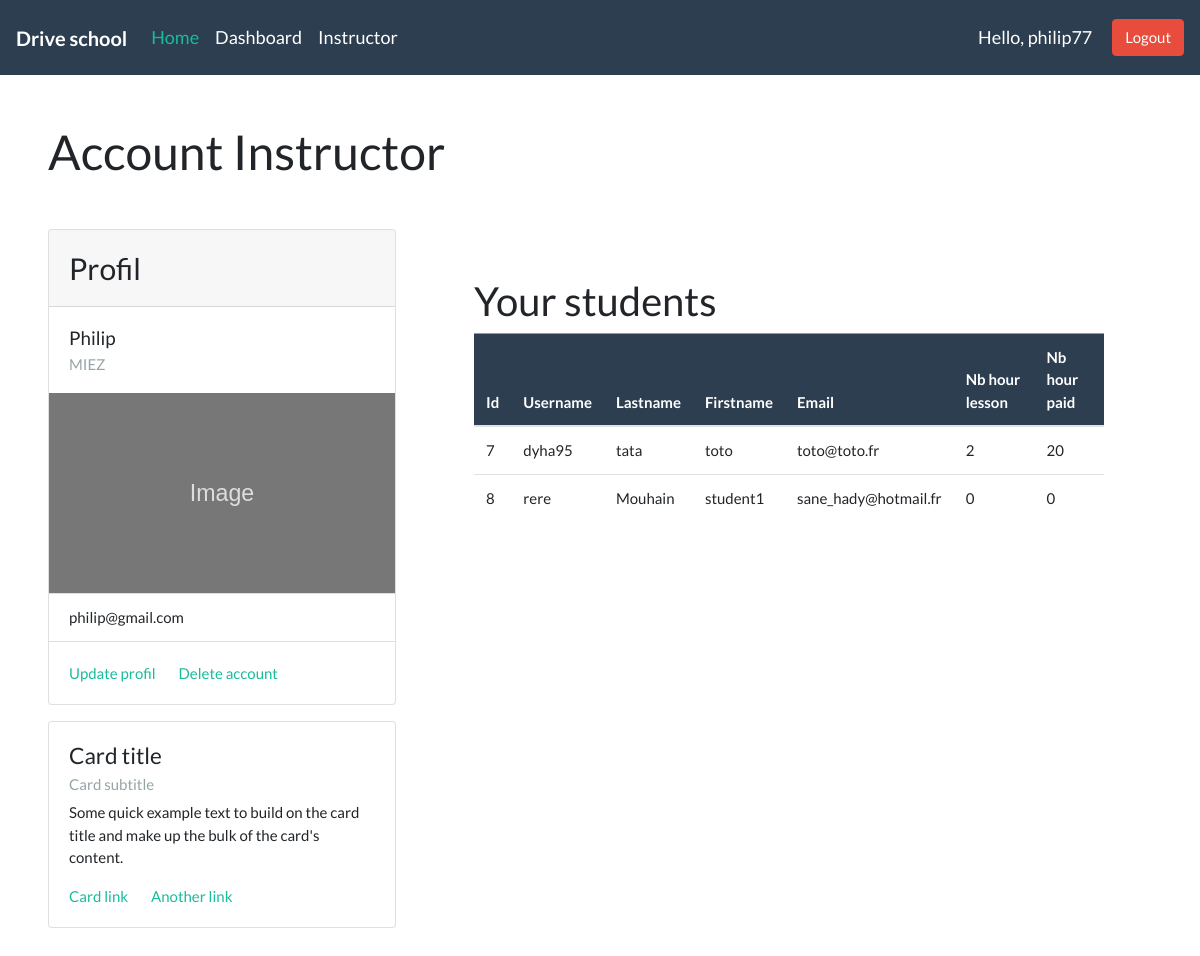
/profil_instructor/ (signed in), run on the app's committed database.
### app_drive/models.py (models this page shows, shortened)
class Student(models.Model):
    student = models.OneToOneField(
        User,
        on_delete=models.CASCADE,
        related_name="student",
        null=True,
    )
    age = models.DateField()
    nb_hour_lesson = models.CharField(max_length=255,null=True)
    nb_hour_Paid = models.CharField(max_length=255,null=True)

### app_drive/decorators.py (the view)
        def wrapper_func(request,*args, **kwargs):
            group = None
            if request.user.groups.exists():
                group = request.user.groups.all()[0].name
                if group in allowed_roles:
                    return view_func(request,*args, **kwargs)
                else:
                    return HttpResponse('You are not authorized to view this page')

### app_drive/views.py (called while the page is built)
@login_required(login_url='login')
@allowed_users(allowed_roles=['Instructor'])
def instructorProfile(request):
    current_user =request.user.id
    user = User.objects.get(id=current_user)
    students = user.instructor.students.all()
    return render(request, 'instructor/account.html',{'user': user, 'students': students})

### app_drive/templates/instructor/account.html (shortened to what this page needs)
{% extends "main/main.html" %}
{% block content %}
<div class="p-5">
    <h1 class="mb-5">Account Instructor</h1>
    <div class="row">
        <div class="col-md-4">
            <div class="card mb-3">
                <h3 class="card-header">Profil</h3>
                <div class="card-body">
                <h5 class="card-title">{{user.first_name}}</h5>
                <h6 class="card-subtitle text-muted">{{user.last_name}}</h6>
                </div>
                <img style="height: 200px; width: 100%; display: block;" alt="Card image">
                <ul class="list-group list-group-flush">
                    <li class="list-group-item">{{user.email}}</li>
                </ul>
                <div class="card-body">
                    <a href="#" class="card-link">Update profil</a>
                    <a href="#" class="card-link">Delete account</a>
                </div>
            </div>
            <div class="card">
                <div class="card-body">
                <h4 class="card-title">Card title</h4>
                <h6 class="card-subtitle mb-2 text-muted">Card subtitle</h6>
                <p class="card-text">Some quick example text to build on the card title and make up the bulk of the card's content.</p>
                <a href="#" class="card-link">Card link</a>
                <a href="#" class="card-link">Another link</a>
                </div>
            </div>
        </div>
        <div class="col-md-8">
            <div class="m-5">
                <h2>Your students</h2>
                <table class="table table-hover">
                    <thead>
                        <tr class="table-primary">
                            <th scope="row">Id</th>
                            <th scope="row">Username</th>
                            <th scope="row">Lastname</th>
                            <th scope="row">Firstname</th>
                            <th scope="row">Email</th>
                            <th scope="row">Nb hour lesson</th>
                            <th scope="row">Nb hour paid</th>
                        </tr>
                    </thead>
                    <tbody>
                        {% for s in students %}
                            <tr>
                                <td>{{s.id}}</td>
                                <td>{{s.student.username}}</td>
                                <td>{{s.student.last_name}}</td>
                                <td>{{s.student.first_name}}</td>
                                <td>{{s.student.email}}</td>
                                <td>{{s.nb_hour_lesson}}</td>
                                <td>{{s.nb_hour_Paid}}</td>
                            </tr>
                        {% endfor %}
                    </tbody>
                </table>
            </div>
        </div>
    </div>
</div>
{% endblock %}

### app_drive/templates/main/navbar.html (shortened to what this page needs)
{% load static %}
<nav class="navbar navbar-expand-lg navbar-dark bg-primary">
    <a class="navbar-brand font-weight-bold" href="{% url 'home' %}">Drive school</a>
    <div class="collapse navbar-collapse" id="navbarColor01">
      <ul class="navbar-nav mr-auto">
        <li class="nav-item active">
          <a class="nav-link" href="{% url 'home' %}">Home <span class="sr-only">(current)</span></a>
        </li>
        {% if user.is_authenticated %}
        {% for group in user.groups.all %}
          {% if group.name == 'Instructor'  %}
            <li class="nav-item">
              <a class="nav-link" href="{% url 'dashboard' %}">Dashboard</a>
            </li>
            <li class="nav-item">
              <a class="nav-link" href="{% url 'profil_instructor' %}">Instructor</a>
            </li>
          {% endif %}
       {% endfor %}
        {% endif %}
      </ul>
      {% if user.is_authenticated %}
      <span id="helloMsg">Hello, {{request.user}}</span>
      <a class="btn btn-danger my-2 my-sm-0" href="{% url 'logout' %}">Logout</a>
      {% endif %}
    </div>
  </nav>

### app_drive/templates/main/main.html (style rules this page uses)
.card-header { padding: 20px !important; font-size: 30px !important; }

### app_drive/templates/main/navbar.html (style rules this page uses)
#helloMsg { color: white; margin-right: 20px; font-size:18px; }
.navbar-brand { font-size: 20px !important; }
.nav-link { font-size: 18px !important; }

### data on the page
Student: id "7", student.username "dyha95", student.last_name "tata", student.first_name "toto", student.email "toto@toto.fr", nb_hour_lesson "2", nb_hour_Paid "20"
Student: id "8", student.username "rere", student.last_name "Mouhain", student.first_name "student1", student.email "sane_hady@hotmail.fr", nb_hour_lesson "0", nb_hour_Paid "0"

### other printed values
{{ request.user }} "philip77"
{{ user.first_name }} "Philip"
{{ user.last_name }} "MIEZ"
{{ user.email }} "philip@gmail.com"
